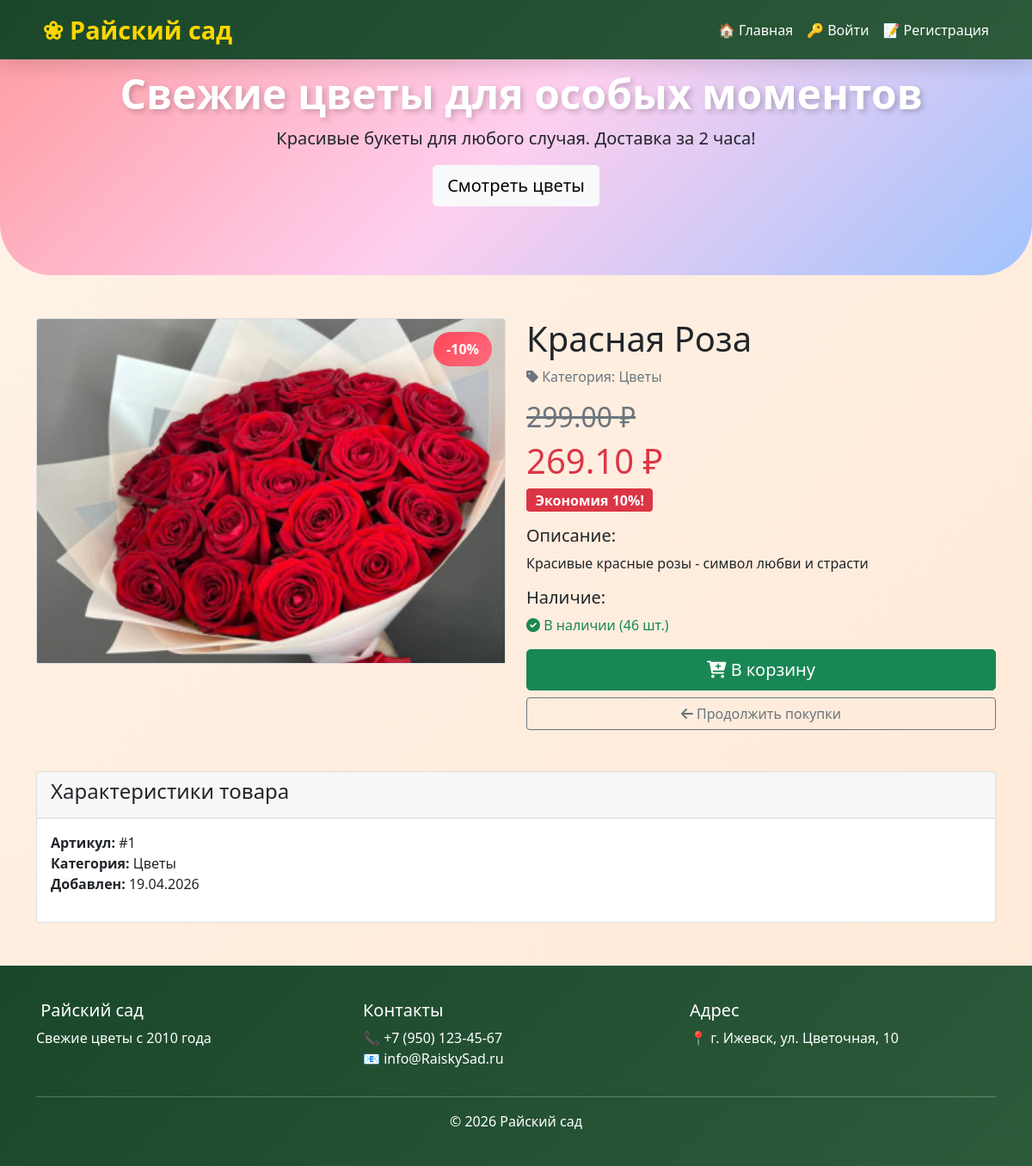
Page /product/1 on the committed database.
### app.py (models this page shows)
class Product(db.Model):
    id = db.Column(db.Integer, primary_key=True)
    name = db.Column(db.String(100), nullable=False)
    description = db.Column(db.Text, nullable=False)
    price = db.Column(db.Float, nullable=False)
    image = db.Column(db.String(200), default='default.jpg')
    stock = db.Column(db.Integer, default=0)
    category = db.Column(db.String(50), default='flowers')
    discount = db.Column(db.Integer, default=0)
    created_at = db.Column(db.DateTime, default=datetime.utcnow)

### app.py (the view)
@app.route('/product/<int:id>')
def product_detail(id):
    product = Product.query.get_or_404(id)
    return render_template('product_detail.html', product=product)

### templates/product_detail.html (shortened to what this page needs)
{% extends "base.html" %}
{% block content %}
<div class="row">
    <div class="col-md-6">
        <div class="card">
            <div class="position-relative">
                {% if product.discount and product.discount > 0 %}
                    <div class="discount-badge">-{{ product.discount }}%</div>
                {% endif %}
                <img src="{{ url_for('static', filename='uploads/' + product.image) if product.image != 'default.jpg' else url_for('static', filename='images/' + product.image) if product.image in ['rose.svg', 'lily.svg', 'tulip.svg'] else url_for('static', filename='images/default.jpg') }}"
                     class="card-img-top" alt="{{ product.name }}" style="max-height: 400px; object-fit: cover;">
            </div>
        </div>
    </div>
    <div class="col-md-6">
        <h1>{{ product.name }}</h1>
        <p class="text-muted">
            <i class="fas fa-tag"></i> Категория:
            {% if product.category == 'roses' %}Розы
            {% elif product.category == 'lilies' %}Лилии
            {% elif product.category == 'tulips' %}Тюльпаны
            {% elif product.category == 'bouquet' %}Букет
            {% else %}Цветы{% endif %}
        </p>
        <div class="mb-3">
            {% if product.discount and product.discount > 0 %}
                <h2 class="text-muted text-decoration-line-through">{{ "%.2f"|format(product.price) }} ₽</h2>
                <h1 class="text-danger">{{ "%.2f"|format(product.price * (1 - product.discount/100)) }} ₽</h1>
                <span class="badge bg-danger fs-6">Экономия {{ product.discount }}%!</span>
            {% else %}
                <h1 class="text-success">{{ "%.2f"|format(product.price) }} ₽</h1>
            {% endif %}
        </div>
        <div class="mb-3">
            <h5>Описание:</h5>
            <p>{{ product.description }}</p>
        </div>
        <div class="mb-3">
            <h5>Наличие:</h5>
            {% if product.stock > 0 %}
                <p class="text-success">
                    <i class="fas fa-check-circle"></i> В наличии ({{ product.stock }} шт.)
                </p>
            {% else %}
                <p class="text-danger">
                    <i class="fas fa-times-circle"></i> Нет в наличии
                </p>
            {% endif %}
        </div>
        <div class="d-grid gap-2">
            {% if product.stock > 0 %}
                <a href="{{ url_for('add_to_cart', product_id=product.id) }}" class="btn btn-success btn-lg">
                    <i class="fas fa-cart-plus"></i> В корзину
                </a>
            {% else %}
                <button class="btn btn-secondary btn-lg" disabled>
                    <i class="fas fa-times-circle"></i> Нет в наличии
                </button>
            {% endif %}
            <a href="{{ url_for('index') }}" class="btn btn-outline-secondary">
                <i class="fas fa-arrow-left"></i> Продолжить покупки
            </a>
        </div>
    </div>
</div>
<div class="row mt-5">
    <div class="col-12">
        <div class="card">
            <div class="card-header">
                <h4>Характеристики товара</h4>
            </div>
            <div class="card-body">
                <ul class="list-unstyled">
                    <li><strong>Артикул:</strong> #{{ product.id }}</li>
                    <li><strong>Категория:</strong>
                        {% if product.category == 'roses' %}Розы
                        {% elif product.category == 'lilies' %}Лилии
                        {% elif product.category == 'tulips' %}Тюльпаны
                        {% elif product.category == 'bouquet' %}Букет
                        {% else %}Цветы{% endif %}
                    </li>
                    <li><strong>Добавлен:</strong> {{ product.created_at.strftime('%d.%m.%Y') if product.created_at else 'Недавно' }}</li>
                </ul>
            </div>
        </div>
    </div>
</div>
{% endblock %}

### templates/base.html (style rules this page uses)
* { margin: 0; padding: 0; box-sizing: border-box; }
body { font-family: 'Segoe UI', Tahoma, Geneva, Verdana, sans-serif; background: linear-gradient(135deg, #fef3e8 0%, #ffe8d6 100%); min-height: 100vh; }
.discount-badge { position: absolute; top: 15px; right: 15px; background: linear-gradient(135deg, #ff4757, #ff6b81); color: white; padding: 8px 15px; border-radius: 30px; font-weight: bold; }

### rows in the picture
Product: discount "10", image (picture), name "Красная Роза", price "299.00", product.price*(1-product.discount/100) "269.10", description "Красивые красные розы - символ любви и страсти", stock "46", id "1", created_at "19.04.2026"
